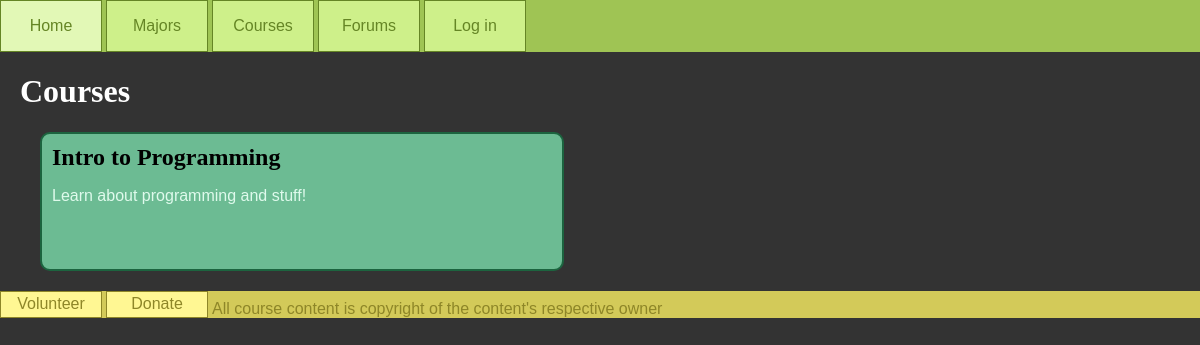
Before: /coursesPublic.html with the older database file.
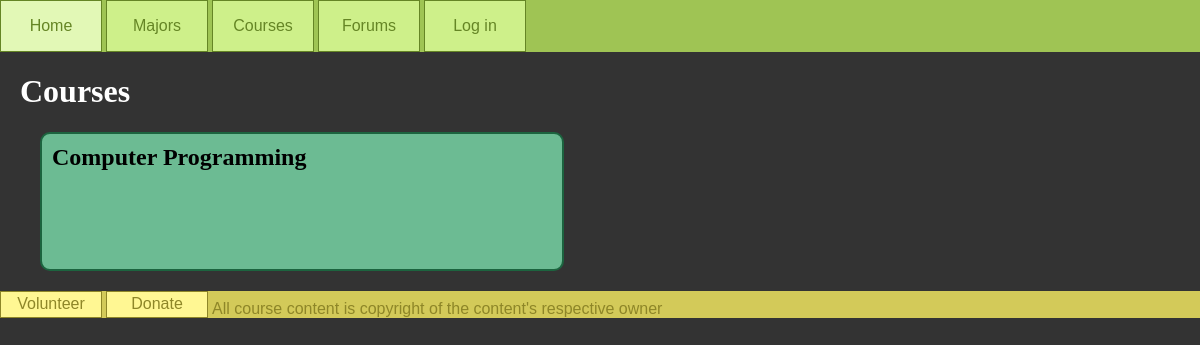
After: the same page with the newer database file.
### database_setup.py (models this page shows, shortened)
class Course(Base):
    __tablename__ = 'courses'
    course_id = Column(Integer, primary_key=True)
    name = Column(String(250), nullable=False)
    description = Column(String(250))

### project.py (the view)
@app.route('/coursesPublic.html')
def showCoursesPublic():
    enrolled_courses = getEnrolledCourses()
    courses = session.query(Course).order_by(asc(Course.name))
    return render_template('coursesPublic.html', courses=courses, login_session=login_session, enrolled_courses=enrolled_courses)

### project.py (called while the page is built, shortened)
def loggedin():
    return "email" in login_session

def getEnrolledCourses():
    if not loggedin():
        return []

### templates/coursesPublic.html (shortened to what this page needs)
<!DOCTYPE html>
<html>
    <head>
        <link rel="stylesheet" href="/css/style.css">
    </head>
    <body>
        {% block content %}
        {% include "navbar.html" %}
        <div>
            <h1>Courses</h1>
            {% for course in courses %}
                <a class="subtle" href="/courses/{{course.course_id}}"><div class="majorBlock">
                    <h2>{{course.name}}</h2>
                    <p>{{course.description}}</p>
                </div></a>
            {% endfor %}
            {% endblock %}
        </div>
        {% include "footer.html" %}
    </body>
</html>

Changed rows visible on the page:
changed Course: name "Intro to Programming" → "Computer Programming"; description "Learn about programming and stuff!" → (not shown)
